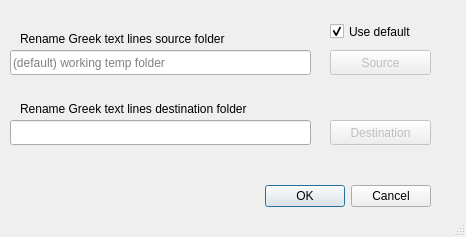
<?xml version="1.0" encoding="UTF-8"?>
<ui version="4.0">
 <class>renamegreektextlinesDialog</class>
 <widget class="QDialog" name="renamegreektextlinesDialog">
  <property name="windowModality">
   <enum>Qt::ApplicationModal</enum>
  </property>
  <property name="geometry">
   <rect>
    <x>0</x>
    <y>0</y>
    <width>466</width>
    <height>237</height>
   </rect>
  </property>
  <property name="windowTitle">
   <string>Rename Greek text lines</string>
  </property>
  <property name="sizeGripEnabled">
   <bool>true</bool>
  </property>
  <widget class="QDialogButtonBox" name="buttonBox">
   <property name="geometry">
    <rect>
     <x>260</x>
     <y>180</y>
     <width>171</width>
     <height>32</height>
    </rect>
   </property>
   <property name="orientation">
    <enum>Qt::Horizontal</enum>
   </property>
   <property name="standardButtons">
    <set>QDialogButtonBox::Cancel|QDialogButtonBox::Ok</set>
   </property>
  </widget>
  <widget class="QLineEdit" name="SourceLineEdit">
   <property name="geometry">
    <rect>
     <x>10</x>
     <y>50</y>
     <width>301</width>
     <height>25</height>
    </rect>
   </property>
   <property name="placeholderText">
    <string>(default) working temp folder</string>
   </property>
  </widget>
  <widget class="QPushButton" name="SourceButton">
   <property name="enabled">
    <bool>false</bool>
   </property>
   <property name="geometry">
    <rect>
     <x>330</x>
     <y>50</y>
     <width>101</width>
     <height>25</height>
    </rect>
   </property>
   <property name="text">
    <string>Source</string>
   </property>
   <property name="icon">
    <iconset resource="../UI_Icons.qrc">
     <normaloff>:/Icons/Icons/tiff-file.png</normaloff>:/Icons/Icons/tiff-file.png</iconset>
   </property>
  </widget>
  <widget class="QPushButton" name="DestinationButton">
   <property name="enabled">
    <bool>false</bool>
   </property>
   <property name="geometry">
    <rect>
     <x>330</x>
     <y>120</y>
     <width>101</width>
     <height>25</height>
    </rect>
   </property>
   <property name="text">
    <string>Destination</string>
   </property>
   <property name="icon">
    <iconset resource="../UI_Icons.qrc">
     <normaloff>:/Icons/Icons/tiff-file.png</normaloff>:/Icons/Icons/tiff-file.png</iconset>
   </property>
  </widget>
  <widget class="QLineEdit" name="DestinationLineEdit">
   <property name="geometry">
    <rect>
     <x>10</x>
     <y>120</y>
     <width>301</width>
     <height>25</height>
    </rect>
   </property>
  </widget>
  <widget class="QLabel" name="SourceLabel">
   <property name="geometry">
    <rect>
     <x>20</x>
     <y>30</y>
     <width>261</width>
     <height>17</height>
    </rect>
   </property>
   <property name="text">
    <string>Rename Greek text lines source folder</string>
   </property>
  </widget>
  <widget class="QLabel" name="DestinationLabel">
   <property name="geometry">
    <rect>
     <x>20</x>
     <y>100</y>
     <width>291</width>
     <height>17</height>
    </rect>
   </property>
   <property name="text">
    <string>Rename Greek text lines destination folder</string>
   </property>
  </widget>
  <widget class="QCheckBox" name="defaultsrcBox">
   <property name="geometry">
    <rect>
     <x>330</x>
     <y>20</y>
     <width>101</width>
     <height>23</height>
    </rect>
   </property>
   <property name="text">
    <string>Use default</string>
   </property>
   <property name="checked">
    <bool>true</bool>
   </property>
  </widget>
 </widget>
 <resources>
  <include location="../UI_Icons.qrc"/>
 </resources>
 <connections>
  <connection>
   <sender>buttonBox</sender>
   <signal>accepted()</signal>
   <receiver>renamegreektextlinesDialog</receiver>
   <slot>accept()</slot>
   <hints>
    <hint type="sourcelabel">
     <x>248</x>
     <y>254</y>
    </hint>
    <hint type="destinationlabel">
     <x>157</x>
     <y>274</y>
    </hint>
   </hints>
  </connection>
  <connection>
   <sender>buttonBox</sender>
   <signal>rejected()</signal>
   <receiver>renamegreektextlinesDialog</receiver>
   <slot>reject()</slot>
   <hints>
    <hint type="sourcelabel">
     <x>316</x>
     <y>260</y>
    </hint>
    <hint type="destinationlabel">
     <x>286</x>
     <y>274</y>
    </hint>
   </hints>
  </connection>
 </connections>
</ui>
